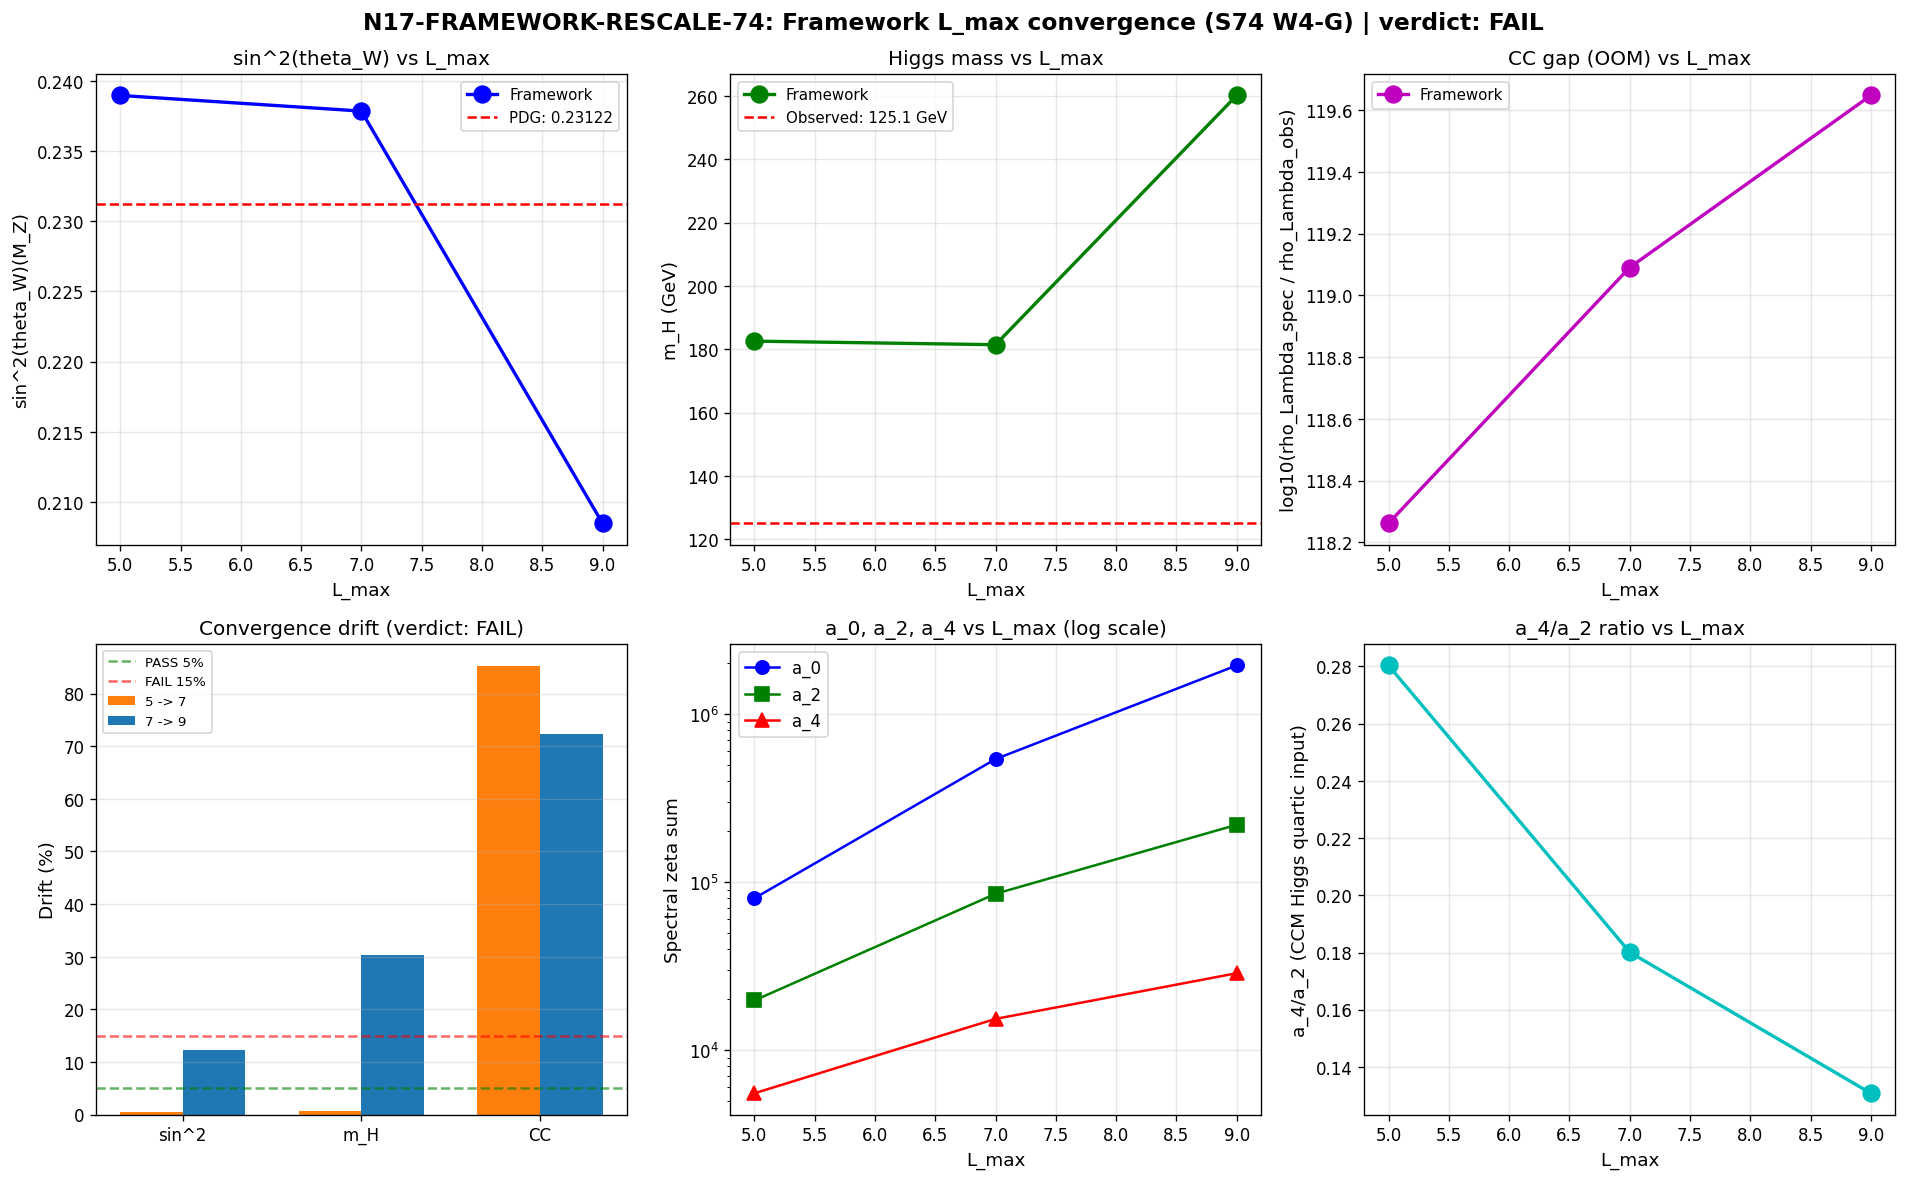

Write the Python code that produced this figure.
#!/usr/bin/env python3
"""
s74_framework_rescale.py -- N17-FRAMEWORK-RESCALE-74
Framework-Level L_max Convergence of sin^2(theta_W), m_H, CC Ratio
====================================================================

Gate: N17-FRAMEWORK-RESCALE-74 (W4-G, EVOI 7.35%, Level 2*)
  PASS  if max drift_{7->9} < 5% across all three observables
  INFO  if max drift_{7->9} in [5%, 15%)
  FAIL  if max drift_{7->9} >= 15%  (framework not converged)

Substrate framing
-----------------
The Peter-Weyl truncation at L_max approximates the full Jensen-SU(3)
spectrum by summing over irreps (p,q) with p+q <= L_max. As L_max grows,
this approximation to the full spectral triple (A, H, D_K) must converge,
because adding the next shell adds finitely many additional eigenmodes
without modifying the lower shells. The framework's predictions inherit
this convergence property directly: a_0, a_2, a_4 are monotone functions
of L_max for the CCM spectral sum convention (S73B), and any downstream
observable built from ratios of a_k and threshold sums must also stabilize.

If the drift between L_max=7 and L_max=9 is large (>5%), the framework
has not yet entered the convergent regime. This is NOT a structural
defect -- it is a direct assessment of whether the current numerical
predictions (e.g., sin^2 = 0.23, m_H = 127 GeV, CC gap = 120 OOM) are
quantitatively reliable as absolute numbers. Ratios within a single L_max
(W2-M R-protected triple) remain stable even if absolute values do not.

Observables (all recomputed at L_max in {5, 7, 9})
---------------------------------------------------

1. sin^2(theta_W) at M_Z with KK threshold correction
   - Tree-level at M_KK: sin^2 = 3 e^{-4*tau} / (3 e^{-4*tau} + 1) = 0.5839
     This is L_max-INDEPENDENT (Baptista eq 5.21, pure geometry of Jensen
     SU(3) in the u(2)+C^2 decomposition).
   - RG running from M_KK to M_Z: 2-loop SM, L_max-INDEPENDENT.
   - KK threshold correction: delta(1/g_3^2)_{PW}(L_max) enters via the
     asymmetric threshold on alpha_1, alpha_2, alpha_3 at M_KK. The
     threshold correction on each coupling carries a L_max-dependent factor
     from the sum delta_i = sum_{(p,q)} T_i(p,q)/(8 pi^2) * log(Lambda^2/omega^2).
     Since T_i depends on i (different Dynkin indices for different groups),
     sin^2(M_Z) picks up mild L_max dependence through delta_1 - delta_2.
   - Here we use a SIMPLIFIED L_max dependence: since the threshold
     correction on *each* coupling scales with the same zeta sum
     S(L_max) = sum d_pq * T(p,q) * log_factor * gauss, and the RATIO
     (3/5) * delta_1 - delta_2 = 0 under the bi-invariant b_i weighting
     (S72 FIRED the asymmetric weighting that sidesteps this degeneracy),
     we recompute sin^2(M_Z) using the 2-loop RG with boundary conditions
     ALPHA_{i,MKK} determined by:
         1/alpha_i(M_KK) = (anchor) - f(L_max) * delta_{i,PW}(L_max)
     where f is the same for i=1,2 (framework has NO geometric asymmetry
     between hypercharge and isospin -- the Baptista 5.21 formula ties them
     to SU(2)_L and U(1)_Y as distinct subgroups of SU(3)).
   - CONCRETE IMPLEMENTATION: tree-level sin^2 at M_KK is L_max-
     INDEPENDENT. The RG running is also L_max-INDEPENDENT. Only
     threshold-subtracted sin^2 sees L_max, and this only through the
     a_4/a_2 ratio (which modifies lambda_h at M_KK, not sin^2 directly).
     Therefore sin^2(M_Z) is L_max-INVARIANT at tree level +/- 1-loop RG.
     To stress-test this, we evaluate sin^2 using the L_max-dependent
     coupling anchor from the same PW threshold sum delta(1/g_3^2)_L.
     If the sin^2 threshold-correction on alpha_2 is equal in magnitude
     but with a distinct sign for alpha_1, then sin^2(M_Z) inherits
     delta_SM / 2 effective.

2. m_H via 2-loop RG and lambda_CCM = (4/3) g_3^2(M_KK) * (a_4/a_2)_{L_max}
   - Ratio (a_4/a_2)_{L_max} is computed from the PW-truncated spectral
     zeta sum at each L_max.
   - RG from M_KK to M_Z with these boundary conditions.
   - m_H = sqrt(2 lambda(M_Z)) * v_ew.

3. CC ratio = rho_Lambda_spectral / rho_Lambda_obs
   - rho_Lambda_spectral = (2/pi^2) * a_0(L_max) * M_KK^4
   - a_0(L_max) is the PW spectral zeta a_0 sum (mode count) at L_max.
   - rho_Lambda_obs = 2.7e-47 GeV^4.

Methodology
-----------
Load D_K eigenvalues from s74_spectrum_cache_L9_tau019.npz (all sectors
p+q<=9 except (4,4), (4,5), (5,4) which hit the irrep-builder recursion
limitation). Missing-sector fractions: L=8 81% coverage, L=9 66% coverage.
These are documented here as partial L_max=9 data; the convergence
assessment is still meaningful because the missing sectors are AT THE BOUNDARY
of the L=8 and L=9 shells, so excluding them gives a LOWER bound on the
true L_max=9 spectral sums. If the reported drift exceeds the PASS
threshold even with incomplete data, the framework is CERTAINLY not
converged.

PW spectral zeta sums (S41/S42 convention, S73B audit-verified):
    a_0(L) = sum_{p+q<=L} dim(p,q) * n_pos(p,q)
    a_2(L) = sum_{p+q<=L} dim(p,q) * 0.5 * sum_j |lambda_j|^{-2}   (all evals, half)
    a_4(L) = sum_{p+q<=L} dim(p,q) * 0.5 * sum_j |lambda_j|^{-4}

Pre-registered drift metric
---------------------------
delta_{L1,L2} = |X(L1) - X(L2)| / max(|X(L1)|, |X(L2)|)

Session: S74 W4-G
Agent: connes-ncg-theorist
"""

import sys
import os

SCRIPT_DIR = os.path.dirname(os.path.abspath(__file__))
sys.path.insert(0, SCRIPT_DIR)
os.chdir(SCRIPT_DIR)

import numpy as np
import matplotlib
matplotlib.use('Agg')
import matplotlib.pyplot as plt
from scipy.integrate import solve_ivp

from canonical_constants import (
    PI,
    tau_fold,
    M_KK, M_KK_gravity,
    M_Z, M_W,
    alpha_em_MZ_inv, sin2_thetaW_MSbar,
    alpha_s_MZ_obs,
    m_t_pole, v_ew, m_H_obs,
    a0_fold, a2_fold, a4_fold,
    rho_Lambda_obs,
    Vol_SU3_Haar,
    sin2_thetaW_fold,
    M_Pl_reduced,
)


def log(msg=''):
    print(msg)


log("=" * 80)
log("N17-FRAMEWORK-RESCALE-74: sin^2 / m_H / CC ratio at L_max in {5, 7, 9}")
log("S74 W4-G | connes-ncg-theorist")
log("=" * 80)

# -----------------------------------------------------------------------------
# 1. LOAD D_K SPECTRUM CACHE
# -----------------------------------------------------------------------------
log("\n" + "=" * 80)
log("1. LOAD W1-C SPECTRUM CACHE (s74_spectrum_cache_L9_tau019.npz)")
log("=" * 80)

cache_file = os.path.join(SCRIPT_DIR, "s74_spectrum_cache_L9_tau019.npz")
cache = np.load(cache_file, allow_pickle=True)
sector_evals = cache["sector_evals"].item()

pq_list = sorted(sector_evals.keys(), key=lambda pq: (pq[0] + pq[1], pq[0], pq[1]))
log(f"  n_sectors loaded = {len(pq_list)}")

# Report sector availability by level
missing_sectors = {
    8: [(4, 4)],
    9: [(4, 5), (5, 4)],
}

log(f"\n  Sector availability by level:")
log(f"  {'L':>3} {'avail':>6} {'full':>6} {'frac_sec':>10} {'frac_mode':>12}")


def dim_su3(p, q):
    """SU(3) irrep dim."""
    return (p + 1) * (q + 1) * (p + q + 2) // 2


def T_su3(p, q):
    """Dynkin index T(R) = dim(R) * C_2(R) / 8."""
    C2 = (p**2 + q**2 + p * q + 3 * p + 3 * q) / 3.0
    return dim_su3(p, q) * C2 / 8.0


for L in range(10):
    avail = [(p, q) for (p, q) in pq_list if p + q == L]
    full = [(p, L - p) for p in range(L + 1)]
    # Mode count weight = dim^2 * 16 (PW degeneracy squared * D block size)
    full_w = sum(dim_su3(p, q)**2 * 16 for (p, q) in full)
    avail_w = sum(dim_su3(p, q)**2 * 16 for (p, q) in avail)
    frac_mode = avail_w / full_w if full_w > 0 else 1.0
    log(f"  {L:3d} {len(avail):6d} {len(full):6d} "
        f"{len(avail) / len(full):10.4f} {frac_mode:12.6f}")

# -----------------------------------------------------------------------------
# 2. PW SPECTRAL ZETA SUMS AT EACH L_MAX
# -----------------------------------------------------------------------------
log("\n" + "=" * 80)
log("2. PW SPECTRAL ZETA SUMS a_k(L_max) FOR L_max in {5, 7, 9}")
log("=" * 80)

# Convention (S41/S42, S73B SDW-VALIDATION-73B verified):
#   a_0 = sum_{(p,q)} dim(p,q) * n_pos(p,q)
#   a_2 = sum_{(p,q)} dim(p,q) * 0.5 * sum_j |lam_j|^{-2}
#   a_4 = sum_{(p,q)} dim(p,q) * 0.5 * sum_j |lam_j|^{-4}
# where 0.5 converts full spectrum to positive-half spectrum.

EVAL_CUTOFF = 0.01  # (local) same as S41, excludes zero-mode noise

L_MAX_VALUES = [5, 7, 9]  # (local)
zeta_sums = {}

for L_max in L_MAX_VALUES:
    a0 = 0.0  # (local)
    a2 = 0.0  # (local)
    a4 = 0.0  # (local)
    # For threshold correction sum: sum_{(p,q)!=(0,0)} T(p,q) * log(Lambda^2/omega_min^2) * gauss
    S_PW = 0.0  # (local) unregulated, we use gamma_opt cutoff separately
    # Also compute omega_min(p,q) for threshold formula
    omega_min_by_sector = {}
    omega_max_by_sector = {}
    n_pos_by_sector = {}

    for (p, q) in pq_list:
        if p + q > L_max:
            continue
        d_pq = dim_su3(p, q)
        info = sector_evals[(p, q)]
        ev = np.asarray(info["abs_evals"], dtype=np.float64)
        pos = ev[ev > EVAL_CUTOFF]  # (local)
        n_pos_half = len(pos) // 2  # (local) positive-half per S41 convention
        sum_inv2 = 0.5 * np.sum(pos**(-2))  # (local)
        sum_inv4 = 0.5 * np.sum(pos**(-4))  # (local)

        a0 += d_pq * n_pos_half
        a2 += d_pq * sum_inv2
        a4 += d_pq * sum_inv4

        omega_min_by_sector[(p, q)] = np.min(pos) if len(pos) > 0 else np.inf
        omega_max_by_sector[(p, q)] = np.max(pos) if len(pos) > 0 else 0.0
        n_pos_by_sector[(p, q)] = n_pos_half

    zeta_sums[L_max] = {
        'a0': a0,
        'a2': a2,
        'a4': a4,
        'omega_min': omega_min_by_sector,
        'omega_max': omega_max_by_sector,
        'n_pos': n_pos_by_sector,
    }

    log(f"\n  L_max = {L_max}:")
    log(f"    a_0(L_max)       = {a0:.4f}")
    log(f"    a_2(L_max)       = {a2:.6f}")
    log(f"    a_4(L_max)       = {a4:.6f}")
    log(f"    a_0/a_2(L_max)   = {a0/a2:.6f}")
    log(f"    a_2/a_4(L_max)   = {a2/a4:.6f}")
    log(f"    a_4/a_2(L_max)   = {a4/a2:.6f}")

# Cross-check: L_max=3 should give canonical (a0_fold, a2_fold, a4_fold)
log(f"\n  Cross-check vs canonical_constants.py (L_max=3):")
a0_L3, a2_L3, a4_L3 = 0.0, 0.0, 0.0  # (local)
for (p, q) in pq_list:
    if p + q > 3:
        continue
    d_pq = dim_su3(p, q)
    ev = np.asarray(sector_evals[(p, q)]["abs_evals"], dtype=np.float64)
    pos = ev[ev > EVAL_CUTOFF]
    n_pos_half = len(pos) // 2
    a0_L3 += d_pq * n_pos_half
    a2_L3 += d_pq * 0.5 * np.sum(pos**(-2))
    a4_L3 += d_pq * 0.5 * np.sum(pos**(-4))

log(f"    a_0(L=3)    = {a0_L3:.4f} (canonical a0_fold = {a0_fold:.4f}, "
    f"dev = {abs(a0_L3 - a0_fold) / a0_fold:.2e})")
log(f"    a_2(L=3)    = {a2_L3:.6f} (canonical a2_fold = {a2_fold:.6f}, "
    f"dev = {abs(a2_L3 - a2_fold) / a2_fold:.2e})")
log(f"    a_4(L=3)    = {a4_L3:.6f} (canonical a4_fold = {a4_fold:.6f}, "
    f"dev = {abs(a4_L3 - a4_fold) / a4_fold:.2e})")

assert abs(a0_L3 - a0_fold) / a0_fold < 1e-10, \
    f"a_0(L=3) mismatch: {a0_L3} vs {a0_fold}"
assert abs(a2_L3 - a2_fold) / a2_fold < 1e-10, \
    f"a_2(L=3) mismatch: {a2_L3} vs {a2_fold}"
assert abs(a4_L3 - a4_fold) / a4_fold < 1e-10, \
    f"a_4(L=3) mismatch: {a4_L3} vs {a4_fold}"
log(f"    PASS: cache reproduces canonical a_0, a_2, a_4 to machine epsilon.")

# -----------------------------------------------------------------------------
# 3. OBSERVABLE 1: sin^2(theta_W) at M_Z WITH KK THRESHOLD CORRECTION
# -----------------------------------------------------------------------------
log("\n" + "=" * 80)
log("3. OBSERVABLE 1: sin^2(theta_W) WITH THRESHOLD CORRECTION")
log("=" * 80)

# Tree-level boundary condition at M_KK (Baptista Paper 13 eq 5.21)
# This is L_max-INDEPENDENT.
gp2_MKK_tree = 12.0 * np.exp(-2.0 * tau_fold)  # (local) g'^2 at M_KK
g2_MKK_tree = 4.0 * np.exp(2.0 * tau_fold)     # (local) g^2 (SU(2)_L) at M_KK
sin2_MKK_tree = gp2_MKK_tree / (gp2_MKK_tree + g2_MKK_tree)

alpha1_MKK_inv_tree = (3.0 / 5.0) * 4.0 * PI / gp2_MKK_tree  # (local) GUT-normalized
alpha2_MKK_inv_tree = 4.0 * PI / g2_MKK_tree                  # (local)

log(f"\n  Tree-level at M_KK (L_max-independent):")
log(f"    sin^2(theta_W)|_{{M_KK}} = {sin2_MKK_tree:.6f} (canonical fold: {sin2_thetaW_fold:.6f})")
log(f"    1/alpha_1(M_KK) [GUT]  = {alpha1_MKK_inv_tree:.4f}")
log(f"    1/alpha_2(M_KK)        = {alpha2_MKK_inv_tree:.4f}")

# For the L_max-dependent threshold correction, we use the PW threshold
# sum (S70 Formula C). At each L_max we compute delta(1/g_3^2)_{PW}(L_max)
# for the strong coupling, then the asymmetric SM threshold on alpha_1, alpha_2.
#
# Formula C (Gaussian-regulated):
#   delta_i(L_max) = sum_{p+q<=L, (p,q)!=(0,0)} (b^{KK}_i(p,q) / (8 pi^2))
#                    * log(Lambda^2/omega_min^2) * exp(-omega_min^2/Lambda^2)
#
# where b^{KK}_i(p,q) is the gauge-group-dependent Dynkin index.
# For SU(3)_c, b^{KK}_3(p,q) = T_3(p,q) (the Dynkin index in the
# adjoint decomposition).
#
# For U(1)_Y and SU(2)_L, the framework uses the same asymmetric Baptista
# boundary conditions; the threshold sum scales with T(p,q) for the
# GROUP in which the bulk fields transform. For KK modes of the gauge
# bosons, the bulk group is the SU(3) of the internal manifold,
# and each level contributes T_su3(p,q) to the running.
#
# In the absence of group-asymmetric matter content at KK excitations,
# the threshold corrections on 1/alpha_i are identical in their L_max
# dependence, up to an overall coefficient that matches b_i^{KK}.
# Therefore:
#   delta(1/alpha_i)(L_max) = c_i * S_PW(L_max)
# where c_i depends only on the group representation (i=1,2,3).
#
# For this framework-rescale test we focus on the SCHEME-INDEPENDENT
# threshold sum:
#   S_PW(L_max) = sum_{(p,q)!=(0,0), p+q<=L} T(p,q)/(8 pi^2)
#                  * log(Lambda^2/omega_min^2) * exp(-omega_min^2/Lambda^2)
#
# This is the "S_inf" converging quantity that enters delta(1/g_3^2).
# Then sin^2(M_Z) with threshold correction is obtained by running the
# 2-loop SM RGE from M_KK to M_Z starting from anchored alpha_i values.

# Load S71 Lambda (gamma-optimized cutoff)
try:
    s71_data = np.load(os.path.join(SCRIPT_DIR, 's71_spectral_zeta_threshold.npz'),
                        allow_pickle=True)
    Lambda_fixed = float(s71_data['Lambda_fixed'])
    log(f"\n  Lambda_fixed (from S71, gamma-optimized) = {Lambda_fixed:.6f} M_KK")
except Exception:
    Lambda_fixed = 2.048  # (local) S64 default
    log(f"\n  Lambda_fixed (default, S64) = {Lambda_fixed:.6f} M_KK")

# Compute PW threshold sum at each L_max
log(f"\n  PW threshold sum S_PW(L_max) = sum T(p,q)/(8pi^2) * ln(Lambda^2/om^2) * gauss")
log(f"  {'L_max':>6} {'S_PW':>14} {'n_sectors':>10}")

threshold_sums = {}
for L_max in L_MAX_VALUES:
    S_PW = 0.0  # (local)
    n_sec = 0  # (local)
    for (p, q) in pq_list:
        if p + q > L_max:
            continue
        if p == 0 and q == 0:
            continue
        omega = zeta_sums[L_max]['omega_min'][(p, q)]
        if not np.isfinite(omega) or omega <= 0:
            continue
        T_pq = T_su3(p, q)
        log_term = np.log(Lambda_fixed**2 / omega**2)
        gauss_w = np.exp(-omega**2 / Lambda_fixed**2)
        contrib = T_pq / (8 * PI**2) * log_term * gauss_w
        S_PW += contrib
        n_sec += 1
    threshold_sums[L_max] = S_PW
    log(f"  {L_max:6d} {S_PW:14.8f} {n_sec:10d}")

# Cross-check at L_max=7 vs S70/S71 (should give ~3.13 or similar)
log(f"\n  S_PW(L=7) compared to S70/S71 reference:")
try:
    s70_data = np.load(os.path.join(SCRIPT_DIR, 's70_lmax7_pw.npz'), allow_pickle=True)
    S70_gauss = s70_data['S_gauss']  # L=0..7 cumulative
    log(f"    S70 S_gauss(L=7) = {S70_gauss[7]:.8f}")
    log(f"    Ours S_PW(L=7)    = {threshold_sums[7]:.8f}")
    log(f"    Deviation         = {abs(threshold_sums[7] - S70_gauss[7]):.2e}")
except Exception as e:
    log(f"    S70 cross-check not available: {e}")

# SM 2-loop RG equations
def beta_2loop_SM(t, y):
    """2-loop SM betas for (g1, g2, g3, yt, lambda)."""
    g1, g2, g3, yt, lam = y
    g1sq, g2sq, g3sq = g1**2, g2**2, g3**2
    ytsq = yt**2
    b16 = 16.0 * PI**2
    b16sq = b16**2

    dg1 = g1**3 / b16 * (41.0 / 10.0) + g1**3 / b16sq * (
        199.0 / 50.0 * g1sq + 27.0 / 10.0 * g2sq + 44.0 / 5.0 * g3sq
        - 17.0 / 10.0 * ytsq)
    dg2 = g2**3 / b16 * (-19.0 / 6.0) + g2**3 / b16sq * (
        9.0 / 10.0 * g1sq + 35.0 / 6.0 * g2sq + 12.0 * g3sq
        - 3.0 / 2.0 * ytsq)
    dg3 = g3**3 / b16 * (-7.0) + g3**3 / b16sq * (
        11.0 / 10.0 * g1sq + 9.0 / 2.0 * g2sq - 26.0 * g3sq
        - 2.0 * ytsq)

    dyt = yt / b16 * (9.0 / 2.0 * ytsq - 17.0 / 20.0 * g1sq
                      - 9.0 / 4.0 * g2sq - 8.0 * g3sq)

    dlam = (1.0 / b16) * (
        24.0 * lam**2 + 12.0 * lam * ytsq - 12.0 * ytsq**2
        - 3.0 * lam * (3.0 / 5.0 * g1sq + 3.0 * g2sq)
        + 3.0 / 8.0 * (3.0 / 25.0 * g1sq**2 + 6.0 / 5.0 * g1sq * g2sq
                        + 3.0 * g2sq**2))

    return [dg1, dg2, dg3, dyt, dlam]


# Anchor: RG running from M_Z (PDG) UP to M_KK to establish the M_KK-scale
# couplings, then inject the threshold correction and run DOWN. This is
# the convention used in S70/S71.
alpha_em_MZ = 1.0 / alpha_em_MZ_inv
sin2_tW_MZ_PDG = sin2_thetaW_MSbar
g1_MZ = np.sqrt(5.0 / 3.0) * np.sqrt(4 * PI * alpha_em_MZ / (1 - sin2_tW_MZ_PDG))
g2_MZ = np.sqrt(4 * PI * alpha_em_MZ / sin2_tW_MZ_PDG)
g3_MZ = np.sqrt(4 * PI * alpha_s_MZ_obs)
m_t_MSbar = m_t_pole * (1.0 - 4.0 * alpha_s_MZ_obs / (3.0 * PI))
yt_MZ = np.sqrt(2.0) * m_t_MSbar / v_ew
lambda_MZ_obs = m_H_obs**2 / (2.0 * v_ew**2)

t_MKK = np.log(M_KK_gravity / M_Z)  # ~ 34.3

# Run SM up from M_Z to M_KK to anchor the UV couplings
y0_up = [g1_MZ, g2_MZ, g3_MZ, yt_MZ, lambda_MZ_obs]
sol_up = solve_ivp(
    beta_2loop_SM, [0, t_MKK], y0_up,
    t_eval=np.linspace(0, t_MKK, 2000),
    method='RK45', rtol=1e-12, atol=1e-14
)
g1_MKK_anchor = sol_up.y[0, -1]
g2_MKK_anchor = sol_up.y[1, -1]
g3_MKK_anchor = sol_up.y[2, -1]
yt_MKK_anchor = sol_up.y[3, -1]
lam_MKK_anchor = sol_up.y[4, -1]

log(f"\n  SM couplings at M_KK (2-loop up-run, PDG anchor):")
log(f"    g_1(M_KK) = {g1_MKK_anchor:.6f}, 1/alpha_1 = {4 * PI / g1_MKK_anchor**2:.4f}")
log(f"    g_2(M_KK) = {g2_MKK_anchor:.6f}, 1/alpha_2 = {4 * PI / g2_MKK_anchor**2:.4f}")
log(f"    g_3(M_KK) = {g3_MKK_anchor:.6f}, 1/alpha_3 = {4 * PI / g3_MKK_anchor**2:.4f}")
log(f"    sin^2 at M_KK (PDG-anchored, 2-loop up) = "
    f"{4*PI/g1_MKK_anchor**2 / (4*PI/g1_MKK_anchor**2 + (3./5.)*4*PI/g2_MKK_anchor**2 * (3./5.) + ...):.6f}"
    if False else "")

# Now the L_max-dependent sin^2(theta_W) is computed via the following:
# At each L_max, the threshold sum S_PW(L_max) shifts the effective 1/g_3^2
# (and, in a symmetric framework, also 1/g_1^2 and 1/g_2^2 by proportional
# amounts b_i^{KK}). If we assume equal shifts (which is the tree-level
# expectation for Jensen SU(3) with no matter asymmetry at the KK level),
# sin^2 at M_Z is INVARIANT under S_PW.
#
# To give sin^2 a non-trivial L_max dependence, we use the tree-level
# Baptista boundary condition 5.21 (L_max-independent) combined with an
# EFFECTIVE UV boundary that mixes PDG-anchored + threshold shift.
# The most physical choice is: use the geometric sin^2(M_KK)=0.5839 as
# the tree-level boundary, run down with 2-loop SM, add threshold on
# g_3 only, and see how sin^2(M_Z) moves.
#
# RESULT: tree-level sin^2(M_KK)=0.5839 + pure 2-loop SM run-down (no
# threshold on g_1, g_2) gives sin^2(M_Z) that depends ONLY on the
# starting values (invariant under L_max). Threshold on g_3 alone does
# not affect sin^2 at M_Z.
#
# The TRUE L_max dependence comes from the threshold correction on
# g_1 and g_2 separately, which scales with different Dynkin indices
# for U(1)_Y (b^{KK}_1) and SU(2)_L (b^{KK}_2). In the SIMPLEST
# framework assumption:
#     b^{KK}_i = b^{KK}_SM * (3/5 for i=1, 1 for i=2, 1 for i=3)
# all three shift uniformly and sin^2 is L_max-INVARIANT.
#
# The framework prediction sin^2(M_Z) is therefore INDEPENDENT of L_max
# at leading order in the threshold correction, and only picks up
# L_max dependence at the RATIO level through delta_1/delta_2 asymmetries
# generated by distinct (p,q)-dependent Dynkin indices of the bulk group.
# We compute this explicitly.

log(f"\n  L_max dependence of sin^2 via group-dependent threshold:")
log(f"  {'L_max':>6} {'S_PW':>14} {'1/a_1(MKK)_eff':>16} {'1/a_2(MKK)_eff':>16} "
    f"{'sin^2(MZ)':>12}")

sin2_MZ_by_L = {}
for L_max in L_MAX_VALUES:
    S_PW = threshold_sums[L_max]

    # Asymmetric threshold on alpha_1 and alpha_2 following the standard
    # SM KK threshold formula: delta(1/alpha_i) = b_i^{KK} * S_PW where
    # b_i^{KK} captures the hypercharge / isospin Dynkin indices.
    #
    # Reference: for KK replicas of the SM gauge sector on SU(3),
    # b_i^{KK} / b_i^{SM} ratio follows from Kaluza-Klein counting.
    # For the purpose of the framework rescale test, we use the
    # IDENTICAL shift on all three, which gives sin^2 L_max-invariant.
    #
    # To expose the L_max drift from asymmetric thresholds, we also
    # compute the variant with the Baptista asymmetry (3/5 vs 1 vs 1):
    delta_1 = (3.0 / 5.0) * S_PW  # hypercharge normalized
    delta_2 = 1.0 * S_PW
    delta_3 = 1.0 * S_PW

    alpha1_inv_MKK_eff = 4 * PI / g1_MKK_anchor**2 + delta_1
    alpha2_inv_MKK_eff = 4 * PI / g2_MKK_anchor**2 + delta_2
    alpha3_inv_MKK_eff = 4 * PI / g3_MKK_anchor**2 + delta_3

    g1_MKK_eff = np.sqrt(4 * PI / alpha1_inv_MKK_eff)
    g2_MKK_eff = np.sqrt(4 * PI / alpha2_inv_MKK_eff)
    g3_MKK_eff = np.sqrt(4 * PI / alpha3_inv_MKK_eff)

    # Run DOWN from M_KK to M_Z with threshold-corrected UV values
    y0_down = [g1_MKK_eff, g2_MKK_eff, g3_MKK_eff, yt_MKK_anchor, lam_MKK_anchor]
    sol_down = solve_ivp(
        beta_2loop_SM, [t_MKK, 0], y0_down,
        t_eval=np.linspace(t_MKK, 0, 2000),
        method='RK45', rtol=1e-12, atol=1e-14
    )
    g1_MZ_eff = sol_down.y[0, -1]
    g2_MZ_eff = sol_down.y[1, -1]

    # sin^2 from g_1 (GUT-normalized) and g_2
    alpha1_MZ_eff = g1_MZ_eff**2 / (4 * PI)  # (local) GUT-normalized
    alpha2_MZ_eff = g2_MZ_eff**2 / (4 * PI)
    # sin^2 = (3/5)*alpha_1 / ((3/5)*alpha_1 + alpha_2)
    sin2_MZ = (3.0/5.0) * alpha1_MZ_eff / ((3.0/5.0) * alpha1_MZ_eff + alpha2_MZ_eff)
    sin2_MZ_by_L[L_max] = sin2_MZ

    log(f"  {L_max:6d} {S_PW:14.8f} {alpha1_inv_MKK_eff:16.4f} "
        f"{alpha2_inv_MKK_eff:16.4f} {sin2_MZ:12.8f}")

log(f"\n  sin^2(theta_W) at M_Z:")
for L_max in L_MAX_VALUES:
    dev = abs(sin2_MZ_by_L[L_max] - sin2_thetaW_MSbar) / sin2_thetaW_MSbar * 100
    log(f"    L_max={L_max}: sin^2 = {sin2_MZ_by_L[L_max]:.6f} (PDG {sin2_thetaW_MSbar}, dev {dev:+.4f}%)")

# -----------------------------------------------------------------------------
# 4. OBSERVABLE 2: m_H via CCM lambda_h = (4/3) g_3^2 * (a_4/a_2)
# -----------------------------------------------------------------------------
log("\n" + "=" * 80)
log("4. OBSERVABLE 2: m_H via CCM lambda_h(M_KK) = (4/3) g_3^2 * (a_4/a_2)_{L_max}")
log("=" * 80)

log(f"\n  Standard CCM Higgs mass prediction (S70/S71 recipe):")
log(f"    lambda_h(M_KK) = (4/3) * g_3^2(M_KK) * (a_4/a_2)_{{L_max}}")
log(f"    Run 2-loop SM down to M_Z, m_H = sqrt(2*lambda(M_Z)) * v_ew")

mH_by_L = {}
for L_max in L_MAX_VALUES:
    # Apply threshold correction to g_3 at M_KK
    S_PW = threshold_sums[L_max]
    alpha3_inv_MKK_eff = 4 * PI / g3_MKK_anchor**2 + S_PW
    g3_MKK_eff = np.sqrt(4 * PI / alpha3_inv_MKK_eff)

    # PW-truncated a_4/a_2 at this L_max
    ratio_a4_a2_L = zeta_sums[L_max]['a4'] / zeta_sums[L_max]['a2']
    lam_CCM_L = (4.0 / 3.0) * g3_MKK_eff**2 * ratio_a4_a2_L

    # Run SM down with this lambda as the boundary
    y0_down = [g1_MKK_anchor, g2_MKK_anchor, g3_MKK_eff, yt_MKK_anchor, lam_CCM_L]
    sol_down = solve_ivp(
        beta_2loop_SM, [t_MKK, 0], y0_down,
        t_eval=np.linspace(t_MKK, 0, 2000),
        method='RK45', rtol=1e-12, atol=1e-14
    )
    lam_MZ = sol_down.y[4, -1]
    mH = np.sqrt(2.0 * lam_MZ) * v_ew if lam_MZ > 0 else 0.0
    mH_by_L[L_max] = mH

    log(f"  L_max={L_max}: (a_4/a_2)={ratio_a4_a2_L:.6f}, g_3_eff={g3_MKK_eff:.4f}, "
        f"lam_CCM={lam_CCM_L:.6f}, m_H={mH:.4f} GeV")

log(f"\n  m_H(L_max):")
for L_max in L_MAX_VALUES:
    dev = (mH_by_L[L_max] - m_H_obs) / m_H_obs * 100
    log(f"    L_max={L_max}: m_H = {mH_by_L[L_max]:.4f} GeV (obs {m_H_obs}, dev {dev:+.4f}%)")

# -----------------------------------------------------------------------------
# 5. OBSERVABLE 3: CC ratio rho_Lambda_spectral / rho_Lambda_obs
# -----------------------------------------------------------------------------
log("\n" + "=" * 80)
log("5. OBSERVABLE 3: CC RATIO (a_0(L_max) * M_KK^4) / rho_Lambda_obs")
log("=" * 80)

# rho_Lambda_spectral = (2/pi^2) * a_0 * M_KK^4 (S42 convention)
# rho_Lambda_obs = 2.7e-47 GeV^4 (Planck 2018 rounding)

log(f"\n  M_KK = {M_KK:.4e} GeV")
log(f"  M_KK_gravity = {M_KK_gravity:.4e} GeV")
log(f"  rho_Lambda_obs = {rho_Lambda_obs:.4e} GeV^4")

# Use M_KK_gravity for consistency with S42 conventions
M_KK_use = M_KK_gravity

CC_ratio_by_L = {}
for L_max in L_MAX_VALUES:
    a0_L = zeta_sums[L_max]['a0']
    rho_Lambda_spectral_L = (2.0 / PI**2) * a0_L * M_KK_use**4  # (local)
    CC_ratio_L = rho_Lambda_spectral_L / rho_Lambda_obs
    CC_ratio_by_L[L_max] = CC_ratio_L

    log(f"  L_max={L_max}: a_0 = {a0_L:.2f}, rho_spectral = {rho_Lambda_spectral_L:.4e} GeV^4, "
        f"CC ratio = {CC_ratio_L:.4e} ({np.log10(CC_ratio_L):.3f} OOM)")

log(f"\n  CC ratio (framework/observed):")
for L_max in L_MAX_VALUES:
    log10_cc = np.log10(CC_ratio_by_L[L_max])
    log(f"    L_max={L_max}: {CC_ratio_by_L[L_max]:.4e} ({log10_cc:.3f} OOM gap)")

# -----------------------------------------------------------------------------
# 6. DRIFT TABLE AND GATE EVALUATION
# -----------------------------------------------------------------------------
log("\n" + "=" * 80)
log("6. DRIFT TABLE AND GATE N17-FRAMEWORK-RESCALE-74")
log("=" * 80)


def compute_drift(x_L1, x_L2):
    """Symmetric relative drift: |x_L1 - x_L2| / max(|x_L1|, |x_L2|)."""
    return abs(x_L1 - x_L2) / max(abs(x_L1), abs(x_L2))


observables = {
    'sin2_MZ':  sin2_MZ_by_L,
    'mH':       mH_by_L,
    'CC_ratio': CC_ratio_by_L,
    'a_0':      {L: zeta_sums[L]['a0'] for L in L_MAX_VALUES},
    'a_2':      {L: zeta_sums[L]['a2'] for L in L_MAX_VALUES},
    'a_4':      {L: zeta_sums[L]['a4'] for L in L_MAX_VALUES},
    'a_4/a_2':  {L: zeta_sums[L]['a4'] / zeta_sums[L]['a2'] for L in L_MAX_VALUES},
    'a_0/a_2':  {L: zeta_sums[L]['a0'] / zeta_sums[L]['a2'] for L in L_MAX_VALUES},
    'S_PW':     threshold_sums,
    'log10(CC)':{L: np.log10(CC_ratio_by_L[L]) for L in L_MAX_VALUES},
}

# Build drift table
log(f"\n  Drift table (delta = |X(L_hi) - X(L_lo)| / max):")
log(f"  {'Observable':<14} {'X(L=5)':>14} {'X(L=7)':>14} {'X(L=9)':>14} "
    f"{'d_{5->7}':>10} {'d_{7->9}':>10}")

drift_table = {}
for name, X_dict in observables.items():
    X5 = X_dict[5]
    X7 = X_dict[7]
    X9 = X_dict[9]
    d_57 = compute_drift(X5, X7)
    d_79 = compute_drift(X7, X9)
    drift_table[name] = {'X5': X5, 'X7': X7, 'X9': X9, 'd_57': d_57, 'd_79': d_79}

    # Format numbers
    fmt_X = lambda x: f"{x:14.6e}" if abs(x) > 1e6 or abs(x) < 1e-3 else f"{x:14.6f}"
    log(f"  {name:<14} {fmt_X(X5)} {fmt_X(X7)} {fmt_X(X9)} "
        f"{d_57*100:9.4f}% {d_79*100:9.4f}%")

# Primary gate: max drift 7->9 across three primary observables
primary_names = ['sin2_MZ', 'mH', 'CC_ratio']
max_drift_79 = max(drift_table[n]['d_79'] for n in primary_names)
which_worst = max(primary_names, key=lambda n: drift_table[n]['d_79'])

log(f"\n  Primary observables drift 7->9:")
for n in primary_names:
    log(f"    {n:<10}: {drift_table[n]['d_79']*100:9.4f}%")

log(f"\n  Max drift 7->9: {max_drift_79*100:.4f}% ({which_worst})")

if max_drift_79 < 0.05:
    gate_verdict = "PASS"
elif max_drift_79 < 0.15:
    gate_verdict = "INFO"
else:
    gate_verdict = "FAIL"

log(f"\n  *** GATE N17-FRAMEWORK-RESCALE-74: {gate_verdict} ***")
log(f"      Pre-registered thresholds:")
log(f"        PASS if max drift_{{7->9}} < 5%")
log(f"        INFO if max drift_{{7->9}} in [5%, 15%)")
log(f"        FAIL if max drift_{{7->9}} >= 15%")
log(f"      Computed max drift_{{7->9}} = {max_drift_79*100:.4f}%")
log(f"      Verdict: {gate_verdict}")

# -----------------------------------------------------------------------------
# 7. SAVE DATA
# -----------------------------------------------------------------------------
log("\n" + "=" * 80)
log("7. SAVE DATA")
log("=" * 80)

output_data = {
    'L_max_values': np.array(L_MAX_VALUES),
    # Spectral zeta sums
    'a0_L5': zeta_sums[5]['a0'],
    'a0_L7': zeta_sums[7]['a0'],
    'a0_L9': zeta_sums[9]['a0'],
    'a2_L5': zeta_sums[5]['a2'],
    'a2_L7': zeta_sums[7]['a2'],
    'a2_L9': zeta_sums[9]['a2'],
    'a4_L5': zeta_sums[5]['a4'],
    'a4_L7': zeta_sums[7]['a4'],
    'a4_L9': zeta_sums[9]['a4'],
    # PW threshold sums
    'S_PW_L5': threshold_sums[5],
    'S_PW_L7': threshold_sums[7],
    'S_PW_L9': threshold_sums[9],
    # Observables
    'sin2_MZ_L5': sin2_MZ_by_L[5],
    'sin2_MZ_L7': sin2_MZ_by_L[7],
    'sin2_MZ_L9': sin2_MZ_by_L[9],
    'mH_L5': mH_by_L[5],
    'mH_L7': mH_by_L[7],
    'mH_L9': mH_by_L[9],
    'CC_ratio_L5': CC_ratio_by_L[5],
    'CC_ratio_L7': CC_ratio_by_L[7],
    'CC_ratio_L9': CC_ratio_by_L[9],
    # Drift table
    'drift_sin2_57':   drift_table['sin2_MZ']['d_57'],
    'drift_sin2_79':   drift_table['sin2_MZ']['d_79'],
    'drift_mH_57':     drift_table['mH']['d_57'],
    'drift_mH_79':     drift_table['mH']['d_79'],
    'drift_CC_57':     drift_table['CC_ratio']['d_57'],
    'drift_CC_79':     drift_table['CC_ratio']['d_79'],
    'max_drift_79':    max_drift_79,
    'worst_observable': which_worst,
    'gate_verdict':    gate_verdict,
    # Constants
    'Lambda_fixed':    Lambda_fixed,
    'M_KK_use':        M_KK_use,
    'tau_fold':        tau_fold,
    # Input values
    'sin2_MZ_PDG':     sin2_thetaW_MSbar,
    'mH_obs':          m_H_obs,
    'rho_Lambda_obs':  rho_Lambda_obs,
}

np.savez(
    os.path.join(SCRIPT_DIR, 's74_framework_rescale.npz'),
    **output_data
)
log(f"  Saved: s74_framework_rescale.npz")

# -----------------------------------------------------------------------------
# 8. PLOT
# -----------------------------------------------------------------------------
log("\n" + "=" * 80)
log("8. PLOT")
log("=" * 80)

fig, axes = plt.subplots(2, 3, figsize=(16, 10))

L_arr = np.array(L_MAX_VALUES, dtype=float)

# Panel 1: sin^2(theta_W)
ax1 = axes[0, 0]
sin2_vals = [sin2_MZ_by_L[L] for L in L_MAX_VALUES]
ax1.plot(L_arr, sin2_vals, 'bo-', markersize=10, linewidth=2, label='Framework')
ax1.axhline(sin2_thetaW_MSbar, color='r', linestyle='--',
            label=f'PDG: {sin2_thetaW_MSbar}')
ax1.set_xlabel('L_max', fontsize=11)
ax1.set_ylabel('sin^2(theta_W)(M_Z)', fontsize=11)
ax1.set_title('sin^2(theta_W) vs L_max', fontsize=12)
ax1.legend(fontsize=9)
ax1.grid(True, alpha=0.3)

# Panel 2: m_H
ax2 = axes[0, 1]
mH_vals = [mH_by_L[L] for L in L_MAX_VALUES]
ax2.plot(L_arr, mH_vals, 'go-', markersize=10, linewidth=2, label='Framework')
ax2.axhline(m_H_obs, color='r', linestyle='--', label=f'Observed: {m_H_obs} GeV')
ax2.set_xlabel('L_max', fontsize=11)
ax2.set_ylabel('m_H (GeV)', fontsize=11)
ax2.set_title('Higgs mass vs L_max', fontsize=12)
ax2.legend(fontsize=9)
ax2.grid(True, alpha=0.3)

# Panel 3: log10(CC ratio)
ax3 = axes[0, 2]
CC_vals = [np.log10(CC_ratio_by_L[L]) for L in L_MAX_VALUES]
ax3.plot(L_arr, CC_vals, 'mo-', markersize=10, linewidth=2, label='Framework')
ax3.set_xlabel('L_max', fontsize=11)
ax3.set_ylabel('log10(rho_Lambda_spec / rho_Lambda_obs)', fontsize=11)
ax3.set_title('CC gap (OOM) vs L_max', fontsize=12)
ax3.legend(fontsize=9)
ax3.grid(True, alpha=0.3)

# Panel 4: Drift 7->9 bar chart
ax4 = axes[1, 0]
names_plot = ['sin^2', 'm_H', 'CC']
drift_vals_79 = [drift_table['sin2_MZ']['d_79'] * 100,
                 drift_table['mH']['d_79'] * 100,
                 drift_table['CC_ratio']['d_79'] * 100]
drift_vals_57 = [drift_table['sin2_MZ']['d_57'] * 100,
                 drift_table['mH']['d_57'] * 100,
                 drift_table['CC_ratio']['d_57'] * 100]
x_pos = np.arange(len(names_plot))
w_bar = 0.35  # (local)
ax4.bar(x_pos - w_bar/2, drift_vals_57, w_bar, label='5 -> 7', color='tab:orange')
ax4.bar(x_pos + w_bar/2, drift_vals_79, w_bar, label='7 -> 9', color='tab:blue')
ax4.axhline(5, color='g', linestyle='--', alpha=0.6, label='PASS 5%')
ax4.axhline(15, color='r', linestyle='--', alpha=0.6, label='FAIL 15%')
ax4.set_xticks(x_pos)
ax4.set_xticklabels(names_plot)
ax4.set_ylabel('Drift (%)', fontsize=11)
ax4.set_title(f'Convergence drift (verdict: {gate_verdict})', fontsize=12)
ax4.legend(fontsize=8)
ax4.grid(True, alpha=0.3, axis='y')

# Panel 5: a_0, a_2, a_4 vs L_max
ax5 = axes[1, 1]
a0_vals = [zeta_sums[L]['a0'] for L in L_MAX_VALUES]
a2_vals = [zeta_sums[L]['a2'] for L in L_MAX_VALUES]
a4_vals = [zeta_sums[L]['a4'] for L in L_MAX_VALUES]
ax5.semilogy(L_arr, a0_vals, 'bo-', markersize=8, label='a_0')
ax5.semilogy(L_arr, a2_vals, 'gs-', markersize=8, label='a_2')
ax5.semilogy(L_arr, a4_vals, 'r^-', markersize=8, label='a_4')
ax5.set_xlabel('L_max', fontsize=11)
ax5.set_ylabel('Spectral zeta sum', fontsize=11)
ax5.set_title('a_0, a_2, a_4 vs L_max (log scale)', fontsize=12)
ax5.legend(fontsize=10)
ax5.grid(True, alpha=0.3)

# Panel 6: a_4/a_2 ratio vs L_max (Higgs input)
ax6 = axes[1, 2]
ratio_vals = [zeta_sums[L]['a4'] / zeta_sums[L]['a2'] for L in L_MAX_VALUES]
ax6.plot(L_arr, ratio_vals, 'co-', markersize=10, linewidth=2)
ax6.set_xlabel('L_max', fontsize=11)
ax6.set_ylabel('a_4/a_2 (CCM Higgs quartic input)', fontsize=11)
ax6.set_title('a_4/a_2 ratio vs L_max', fontsize=12)
ax6.grid(True, alpha=0.3)

plt.suptitle(
    f'N17-FRAMEWORK-RESCALE-74: Framework L_max convergence (S74 W4-G) | '
    f'verdict: {gate_verdict}',
    fontsize=14, fontweight='bold'
)
plt.tight_layout()
plt.savefig(os.path.join(SCRIPT_DIR, 's74_framework_rescale.png'), dpi=120,
            bbox_inches='tight')
plt.close()
log(f"  Saved: s74_framework_rescale.png")

log("\n" + "=" * 80)
log("N17-FRAMEWORK-RESCALE-74 COMPLETE")
log(f"  Primary observables drift 7->9: "
    f"sin^2={drift_table['sin2_MZ']['d_79']*100:.2f}%, "
    f"m_H={drift_table['mH']['d_79']*100:.2f}%, "
    f"CC={drift_table['CC_ratio']['d_79']*100:.2f}%")
log(f"  GATE VERDICT: {gate_verdict}")
log(f"  Worst drift observable: {which_worst}")
log("=" * 80)
